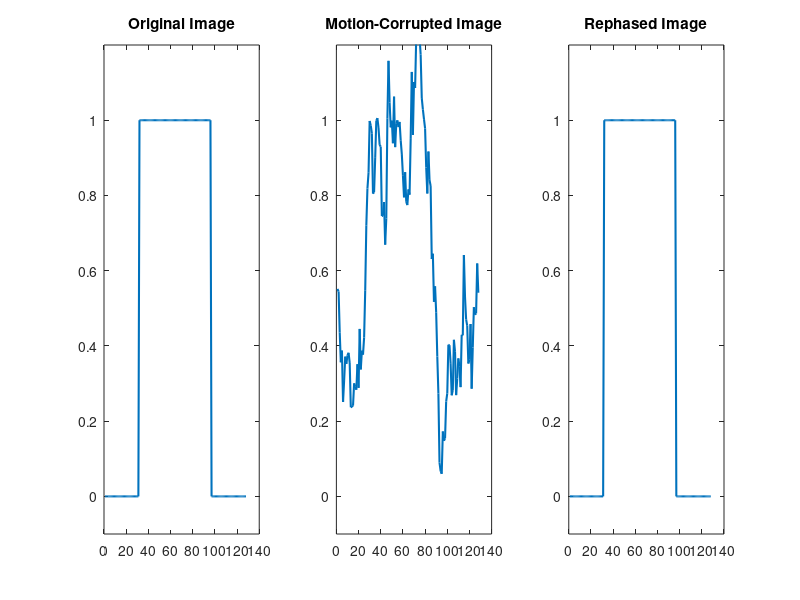

MATLAB code to generate this figure: (Note: this script raises an error after producing the figure.)
% Parameters
N = 128;

% Create a 1D object (square function)
image = zeros(1, N);
image(N/4:3*N/4) = 1;

% Compute its k-space (Fourier Transform)
k_space = fftshift(fft(image));

% Simulate motion corruption: add random phase
rng(42); % For reproducibility
random_phase = exp(1j * (2*pi*rand(1, N) - pi));
corrupted_k_space = k_space .* random_phase;

amplitude=abs(corrupted_k_space);
phase=angle(k_space);
constant_phase=exp(1j*phase);
rephased_k_space=amplitude.*constant_phase;

% Reconstruct images
image_original = abs(ifft(ifftshift(k_space)));
image_corrupted = abs(ifft(ifftshift(corrupted_k_space)));
image_rephased = abs(ifft(ifftshift(rephased_k_space)));

% Plot
figure;

subplot(1,3,1);
plot(image_original, 'LineWidth', 1.5);
title('Original Image');
ylim([-0.1 1.2]);

subplot(1,3,2);
plot(image_corrupted, 'LineWidth', 1.5);
title('Motion-Corrupted Image');
ylim([-0.1 1.2]);

subplot(1,3,3);
plot(image_rephased, 'LineWidth', 1.5);
title('Rephased Image');
ylim([-0.1 1.2]);

sgtitle('1D k-Space Motion Simulation');
%% 

% Parameters
N = 256;                       % Image size
phantom_mag = phantom('Modified Shepp-Logan', N);  % Real phantom

% Create a synthetic phase map (e.g., smooth spatial phase variation)
[X, Y] = meshgrid(linspace(-1, 1, N), linspace(-1, 1, N));
phase_map = pi * sin(2 * pi * X) .* cos(2 * pi * Y);  % Phase in radians

% Combine into complex image
phantom_complex = phantom_mag .* exp(1j * phase_map);

% Show results
figure;
subplot(1,3,1);
imshow(phantom_mag, []); title('Magnitude (Phantom)');

subplot(1,3,2);
imshow(angle(phantom_complex), []); title('Phase (radians)');

subplot(1,3,3);
imshow(abs(phantom_complex), []); title('Magnitude of Complex Image');


